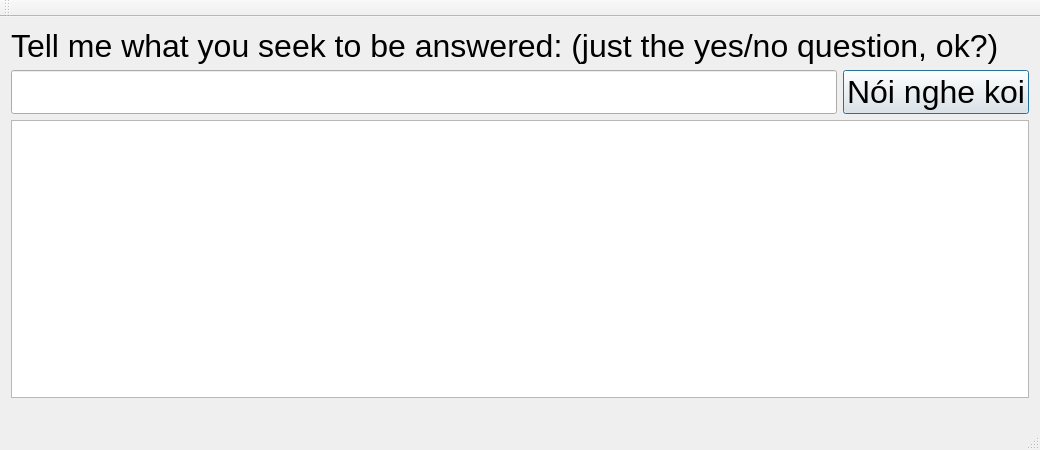
<?xml version="1.0" encoding="UTF-8"?>
<ui version="4.0">
 <class>MainWindow</class>
 <widget class="QMainWindow" name="MainWindow">
  <property name="geometry">
   <rect>
    <x>0</x>
    <y>0</y>
    <width>1040</width>
    <height>450</height>
   </rect>
  </property>
  <property name="minimumSize">
   <size>
    <width>1040</width>
    <height>450</height>
   </size>
  </property>
  <property name="font">
   <font>
    <pointsize>24</pointsize>
   </font>
  </property>
  <property name="windowTitle">
   <string>Hỏi đi và ta sẽ trả lời (nếu thích)</string>
  </property>
  <widget class="QWidget" name="centralWidget">
   <layout class="QVBoxLayout" name="verticalLayout_2">
    <item>
     <layout class="QVBoxLayout" name="verticalLayout">
      <item>
       <widget class="QLabel" name="label">
        <property name="font">
         <font>
          <pointsize>24</pointsize>
         </font>
        </property>
        <property name="text">
         <string>Tell me what you seek to be answered: (just the yes/no question, ok?)</string>
        </property>
       </widget>
      </item>
      <item>
       <layout class="QHBoxLayout" name="horizontalLayout">
        <item>
         <widget class="QLineEdit" name="linInput">
          <property name="font">
           <font>
            <pointsize>24</pointsize>
           </font>
          </property>
         </widget>
        </item>
        <item>
         <widget class="QPushButton" name="butOK">
          <property name="font">
           <font>
            <pointsize>24</pointsize>
           </font>
          </property>
          <property name="text">
           <string>Nói nghe koi</string>
          </property>
          <property name="autoDefault">
           <bool>true</bool>
          </property>
          <property name="default">
           <bool>true</bool>
          </property>
         </widget>
        </item>
       </layout>
      </item>
     </layout>
    </item>
    <item>
     <widget class="QTextEdit" name="txtOutput">
      <property name="font">
       <font>
        <pointsize>24</pointsize>
       </font>
      </property>
      <property name="autoFillBackground">
       <bool>false</bool>
      </property>
      <property name="readOnly">
       <bool>true</bool>
      </property>
     </widget>
    </item>
   </layout>
  </widget>
  <widget class="QMenuBar" name="menuBar">
   <property name="geometry">
    <rect>
     <x>0</x>
     <y>0</y>
     <width>1040</width>
     <height>42</height>
    </rect>
   </property>
  </widget>
  <widget class="QToolBar" name="mainToolBar">
   <attribute name="toolBarArea">
    <enum>TopToolBarArea</enum>
   </attribute>
   <attribute name="toolBarBreak">
    <bool>false</bool>
   </attribute>
  </widget>
  <widget class="QStatusBar" name="statusBar"/>
 </widget>
 <layoutdefault spacing="6" margin="11"/>
 <resources/>
 <connections/>
</ui>
